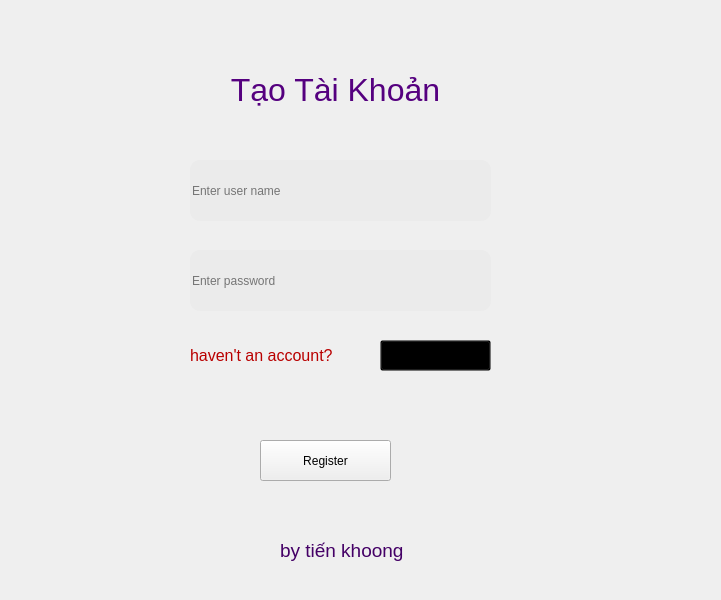
<?xml version="1.0" encoding="UTF-8"?>
<ui version="4.0">
 <class>MainWindow</class>
 <widget class="QMainWindow" name="MainWindow">
  <property name="geometry">
   <rect>
    <x>0</x>
    <y>0</y>
    <width>721</width>
    <height>600</height>
   </rect>
  </property>
  <property name="windowTitle">
   <string>MainWindow</string>
  </property>
  <widget class="QWidget" name="centralwidget">
   <widget class="QLabel" name="label">
    <property name="geometry">
     <rect>
      <x>190</x>
      <y>20</y>
      <width>291</width>
      <height>141</height>
     </rect>
    </property>
    <property name="text">
     <string>&lt;html&gt;&lt;head/&gt;&lt;body&gt;&lt;p align=&quot;center&quot;&gt;&lt;span style=&quot; font-size:24pt; color:#55007f;&quot;&gt;Tạo Tài Khoản&lt;/span&gt;&lt;/p&gt;&lt;/body&gt;&lt;/html&gt;</string>
    </property>
   </widget>
   <widget class="QLineEdit" name="lineEdit">
    <property name="geometry">
     <rect>
      <x>190</x>
      <y>160</y>
      <width>301</width>
      <height>61</height>
     </rect>
    </property>
    <property name="styleSheet">
     <string notr="true">border-radius: 10px;
color: black;
background: rgba(231, 231, 231, 0.5);
</string>
    </property>
    <property name="placeholderText">
     <string>Enter user name</string>
    </property>
   </widget>
   <widget class="QLineEdit" name="lineEdit_2">
    <property name="geometry">
     <rect>
      <x>190</x>
      <y>250</y>
      <width>301</width>
      <height>61</height>
     </rect>
    </property>
    <property name="styleSheet">
     <string notr="true">border-radius: 10px;
color: black;
background: rgba(231, 231, 231, 0.5);
</string>
    </property>
    <property name="placeholderText">
     <string>Enter password</string>
    </property>
   </widget>
   <widget class="QLabel" name="label_2">
    <property name="geometry">
     <rect>
      <x>-10</x>
      <y>-10</y>
      <width>801</width>
      <height>991</height>
     </rect>
    </property>
    <property name="text">
     <string/>
    </property>
    <property name="pixmap">
     <pixmap resource="anh/my_resource.qrc">:/newPrefix/123.jpg</pixmap>
    </property>
   </widget>
   <widget class="QPushButton" name="pushButton">
    <property name="geometry">
     <rect>
      <x>260</x>
      <y>440</y>
      <width>131</width>
      <height>41</height>
     </rect>
    </property>
    <property name="styleSheet">
     <string notr="true">QPushButton:hover {
    background-color: rgb(170, 255, 0);
}
</string>
    </property>
    <property name="text">
     <string>Register</string>
    </property>
   </widget>
   <widget class="QLabel" name="label_3">
    <property name="geometry">
     <rect>
      <x>280</x>
      <y>530</y>
      <width>151</width>
      <height>41</height>
     </rect>
    </property>
    <property name="text">
     <string>&lt;html&gt;&lt;head/&gt;&lt;body&gt;&lt;p&gt;&lt;span style=&quot; font-size:14pt; color:#440066;&quot;&gt;by tiến khoong&lt;/span&gt;&lt;/p&gt;&lt;/body&gt;&lt;/html&gt;</string>
    </property>
   </widget>
   <widget class="QLabel" name="label_4">
    <property name="geometry">
     <rect>
      <x>190</x>
      <y>340</y>
      <width>161</width>
      <height>31</height>
     </rect>
    </property>
    <property name="text">
     <string>&lt;html&gt;&lt;head/&gt;&lt;body&gt;&lt;p&gt;&lt;span style=&quot; font-size:12pt; color:#b90000;&quot;&gt;haven't an account?&lt;/span&gt;&lt;/p&gt;&lt;/body&gt;&lt;/html&gt;</string>
    </property>
   </widget>
   <widget class="QPushButton" name="nut_1">
    <property name="geometry">
     <rect>
      <x>380</x>
      <y>340</y>
      <width>111</width>
      <height>31</height>
     </rect>
    </property>
    <property name="styleSheet">
     <string notr="true">background: rgba(0,0,0,0)</string>
    </property>
    <property name="text">
     <string>LOGIN</string>
    </property>
   </widget>
   <widget class="QLabel" name="label_5">
    <property name="geometry">
     <rect>
      <x>0</x>
      <y>-30</y>
      <width>801</width>
      <height>991</height>
     </rect>
    </property>
    <property name="text">
     <string/>
    </property>
    <property name="pixmap">
     <pixmap/>
    </property>
   </widget>
   <widget class="QLabel" name="label_6">
    <property name="geometry">
     <rect>
      <x>-10</x>
      <y>-30</y>
      <width>801</width>
      <height>991</height>
     </rect>
    </property>
    <property name="text">
     <string/>
    </property>
    <property name="pixmap">
     <pixmap/>
    </property>
   </widget>
   <zorder>label_5</zorder>
   <zorder>label_6</zorder>
   <zorder>label_2</zorder>
   <zorder>label</zorder>
   <zorder>lineEdit</zorder>
   <zorder>lineEdit_2</zorder>
   <zorder>pushButton</zorder>
   <zorder>label_3</zorder>
   <zorder>label_4</zorder>
   <zorder>nut_1</zorder>
  </widget>
 </widget>
 <resources>
  <include location="anh/my_resource.qrc"/>
 </resources>
 <connections/>
</ui>
